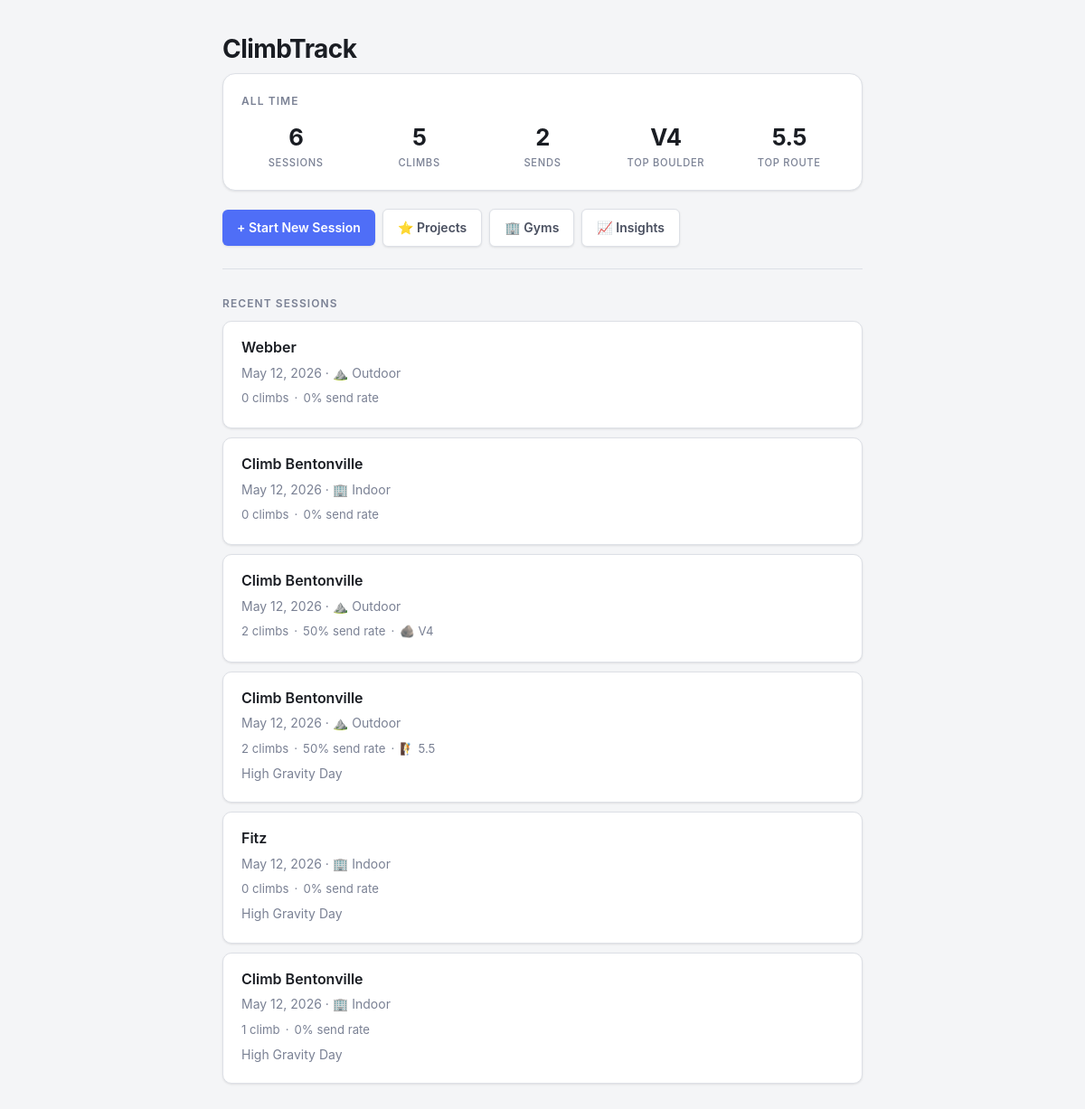
The page / on the database its author committed.
### app.py (models this page shows, shortened)
class Climb(db.Model):
    id = db.Column(db.Integer, primary_key=True)
    session_id = db.Column(db.Integer, db.ForeignKey('session.id'), nullable=True)
    route_id = db.Column(db.Integer, db.ForeignKey('route.id'), nullable=True)
    climb_name = db.Column(db.String(100))
    discipline = db.Column(db.String(20), default='boulder')  # 'boulder' or 'route'
    grade = db.Column(db.String(20))
    attempts = db.Column(db.Integer)
    result = db.Column(db.String(20), default='attempt')
    notes = db.Column(db.String(500))
    style_tags = db.Column(db.String(300))  # comma-separated e.g. "crimp,overhang"

class Session(db.Model):
    id = db.Column(db.Integer, primary_key=True)
    date = db.Column(db.DateTime, default=datetime.utcnow)
    gym_id = db.Column(db.Integer, db.ForeignKey('gym.id'), nullable=True)
    location = db.Column(db.String(100))
    session_type = db.Column(db.String(20), default='indoor')
    notes = db.Column(db.String(300))
    climbs = db.relationship('Climb', backref='session', lazy=True)

class Gym(db.Model):
    id = db.Column(db.Integer, primary_key=True)
    name = db.Column(db.String(100), nullable=False, unique=True)
    address = db.Column(db.String(200))
    is_outdoor = db.Column(db.Boolean, default=False)
    image_filename = db.Column(db.String(200))
    created_at = db.Column(db.DateTime, default=datetime.utcnow)
    sessions = db.relationship('Session', backref='gym', lazy=True)
    routes = db.relationship('Route', backref='gym', lazy=True)

### app.py (the view)
@app.route("/")
def home():
    sessions = Session.query.order_by(Session.date.desc()).all()
    session_stats = {s.id: compute_stats(s.climbs) for s in sessions}
    all_climbs = Climb.query.all()
    all_time = compute_stats(all_climbs)
    all_time['total_sessions'] = len(sessions)
    return render_template(
        "index.html",
        sessions=sessions,
        session_stats=session_stats,
        all_time=all_time
    )

### app.py (called while the page is built)
def compute_stats(climbs):
    total = len(climbs)
    sends = sum(1 for c in climbs if c.result in SEND_RESULTS)
    send_rate = round((sends / total) * 100) if total > 0 else 0
    sent_climbs = [c for c in climbs if c.result in SEND_RESULTS and c.grade]
    def find_hardest(discipline):
        candidates = [c.grade for c in sent_climbs if c.discipline == discipline]
        if not candidates:
            return None
        return max(candidates, key=lambda g: GRADE_RANK.get((discipline, g), -1))
    hardest_boulder = find_hardest('boulder')
    hardest_route = find_hardest('route')
    breakdown = {rt: sum(1 for c in climbs if c.result == rt) for rt in RESULT_TYPES}
    return {
        'total': total,
        'sends': sends,
        'send_rate': send_rate,
        'hardest_boulder': hardest_boulder,
        'hardest_route': hardest_route,
        'breakdown': breakdown,
    }

### templates/index.html (shortened to what this page needs)
<!DOCTYPE html>
<html>
<head>
    <link rel="stylesheet" href="{{ url_for('static', filename='style.css') }}">
</head>
<body>
    <h1>ClimbTrack</h1>
    {% if all_time.total > 0 %}
    <div class="stats-card">
        <h3>All Time</h3>
        <div class="stats-grid">
            <div class="stat">
                <div class="stat-value">{{ all_time.total_sessions }}</div>
                <div class="stat-label">Sessions</div>
            </div>
            <div class="stat">
                <div class="stat-value">{{ all_time.total }}</div>
                <div class="stat-label">Climbs</div>
            </div>
            <div class="stat">
                <div class="stat-value">{{ all_time.sends }}</div>
                <div class="stat-label">Sends</div>
            </div>
            <div class="stat">
                <div class="stat-value">{{ all_time.hardest_boulder or '—' }}</div>
                <div class="stat-label">Top Boulder</div>
            </div>
            <div class="stat">
                <div class="stat-value">{{ all_time.hardest_route or '—' }}</div>
                <div class="stat-label">Top Route</div>
            </div>
        </div>
    </div>
    {% endif %}
    <div class="btn-row">
        <a href="/session/new" class="btn">+ Start New Session</a>
        <a href="/projects" class="btn btn-secondary">⭐ Projects</a>
        <a href="/gyms" class="btn btn-secondary">🏢 Gyms</a>
        <a href="/insights" class="btn btn-secondary">📈 Insights</a>
    </div>
    <hr>
    <h2 class="section-heading">Recent Sessions</h2>
    {% if sessions %}
        {% for session in sessions %}
        {% set stats = session_stats[session.id] %}
        <div class="card">
            <h3><a href="/session/{{ session.id }}">{{ session.gym.name if session.gym else session.location }}</a></h3>
            <p class="muted">
                {{ session.date.strftime('%B %d, %Y') }} ·
                {% if session.session_type == 'outdoor' %}⛰️ Outdoor{% else %}🏢 Indoor{% endif %}
            </p>
            <div class="mini-stats">
                <span>{{ stats.total }} climb{% if stats.total != 1 %}s{% endif %}</span>
                <span>·</span>
                <span>{{ stats.send_rate }}% send rate</span>
                {% if stats.hardest_boulder %}
                <span>·</span>
                <span>🪨 {{ stats.hardest_boulder }}</span>
                {% endif %}
                {% if stats.hardest_route %}
                <span>·</span>
                <span>🧗 {{ stats.hardest_route }}</span>
                {% endif %}
            </div>
            {% if session.notes %}
                <p class="muted">{{ session.notes }}</p>
            {% endif %}
        </div>
        {% endfor %}
    {% else %}
        <div class="empty-state">
            <div class="empty-state-icon">🧗</div>
            <p>No sessions yet. Start one above to begin tracking!</p>
        </div>
    {% endif %}
</body>
</html>

### static/style.css (style rules this page uses)
:root { --bg: #f4f5f7; --surface: #ffffff; --surface-2: #f0f1f3; --surface-3: #e8eaed; --border: #dde0e6; --border-strong: #c4c9d4; --text: #1a1d23; --text-secondary: #4a5060; --text-muted: #7a8194; --text-dim: #a8b0c0; --accent: #4f6ef7; --accent-strong: #3a57e8; --accent-light: #eef1fe; --success: #2d9e6b; --success-light: #e8f7f0; --danger: #d94f4f; --danger-light: #fdf0f0; --warning: #d97706; --radius: 10px; --radius-sm: 6px; --radius-lg: 14px; --shadow-sm: 0 1px 3px rgba(0,0,0,0.06), 0 1px 2px rgba(0,0,0,0.04); --shadow: 0 2px 8px rgba(0,0,0,0.08), 0 1px 3px rgba(0,0,0,0.04); }
* { box-sizing: border-box; }
body { font-family: -apple-system, BlinkMacSystemFont, "Segoe UI", Roboto, Arial, sans-serif; background-color: var(--bg); color: var(--text); margin: 0; padding: 32px 16px; max-width: 740px; margin-left: auto; margin-right: auto; line-height: 1.6; font-size: 15px; }
h1 { color: var(--text); margin: 0 0 4px 0; font-size: 1.75rem; font-weight: 700; letter-spacing: -0.02em; }
h2 { color: var(--text); margin: 28px 0 12px 0; font-size: 1.15rem; font-weight: 600; }
h3 { margin: 0 0 4px 0; font-size: 1rem; font-weight: 600; color: var(--text); }
p { margin: 4px 0; }
a { color: var(--accent); text-decoration: none; }
hr { border: none; border-top: 1px solid var(--border); margin: 24px 0; }
.muted { color: var(--text-muted); font-size: 0.875rem; }
.section-heading { color: var(--text-muted); font-size: 0.75rem; text-transform: uppercase; letter-spacing: 0.09em; font-weight: 600; margin: 28px 0 10px 0; }
.btn-row { display: flex; gap: 8px; flex-wrap: wrap; margin: 16px 0; align-items: center; }
.btn { display: inline-flex; align-items: center; gap: 6px; background-color: var(--accent); color: #fff; font-weight: 600; font-size: 0.875rem; padding: 9px 16px; border-radius: var(--radius-sm); text-decoration: none; border: none; cursor: pointer; transition: background-color 0.15s; box-shadow: var(--shadow-sm); }
.btn-secondary { background-color: var(--surface); color: var(--text-secondary); border: 1px solid var(--border); box-shadow: var(--shadow-sm); }
.card { background: var(--surface); border: 1px solid var(--border); border-radius: var(--radius); padding: 16px 20px; margin-bottom: 10px; box-shadow: var(--shadow-sm); }
.card h3 a { color: var(--text); }
.stats-card { background: var(--surface); border: 1px solid var(--border); border-radius: var(--radius-lg); padding: 20px; margin-bottom: 20px; box-shadow: var(--shadow-sm); }
.stats-card h3 { margin: 0 0 16px 0; color: var(--text-muted); font-size: 0.75rem; text-transform: uppercase; letter-spacing: 0.09em; font-weight: 600; }
.stats-grid { display: grid; grid-template-columns: repeat(auto-fit, minmax(80px, 1fr)); gap: 16px; }
.stat { text-align: center; }
.stat-value { font-size: 1.6rem; font-weight: 700; color: var(--text); letter-spacing: -0.02em; line-height: 1.2; }
.stat-label { font-size: 0.7rem; color: var(--text-muted); text-transform: uppercase; letter-spacing: 0.06em; margin-top: 4px; font-weight: 500; }
.mini-stats { display: flex; gap: 6px; font-size: 0.825rem; color: var(--text-muted); margin: 6px 0; flex-wrap: wrap; align-items: center; }

### rows shown on the page
Climb: grade "V4", hardest_boulder "V4"
Climb: grade "5.5", hardest_route "5.5"

### other values the page prints
{{ all_time.total_sessions }} "6"
{{ all_time.total }} "5"
{{ all_time.sends }} "2"
{{ session.gym.name if session.gym else session.location }} "Webber"
{{ session.date.strftime('%B %d, %Y') }} "May 12, 2026"
{{ stats.total }} "0"
{{ stats.send_rate }} "0"
{{ session.gym.name if session.gym else session.location }} "Climb Bentonville"
{{ stats.total }} "2"
{{ stats.send_rate }} "50"
{{ session.notes }} "High Gravity Day"
{{ session.gym.name if session.gym else session.location }} "Fitz"
{{ stats.total }} "1"
